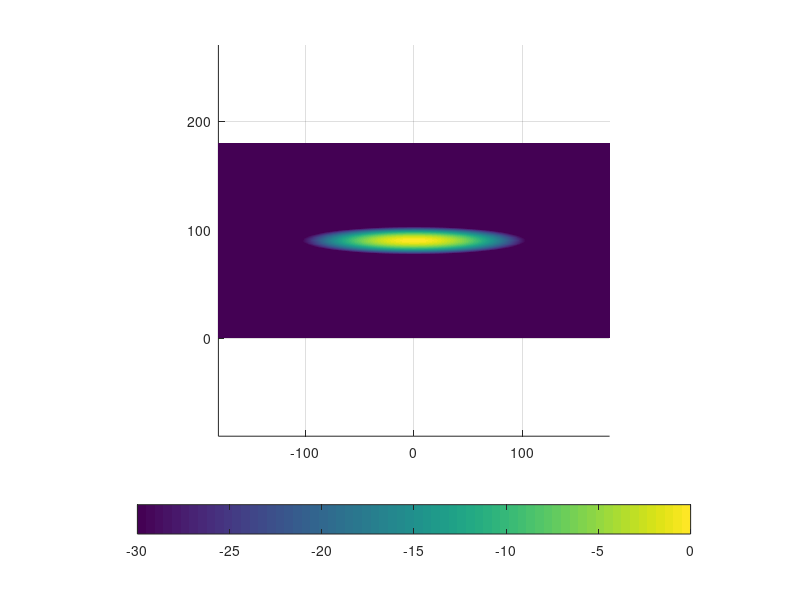

This figure's MATLAB source:
% plots radiation pattern of a single antenna element
% according to 3GPP TS38.901 Table 7.3-1
% dayi
% 11/20/2017

clear all
close all

theta_pp=0:.1:180;
phi_pp=-180:.1:180;
A_max=30;
theta_3dB=65;
phi_3dB=65;

A_zen=-1*min(12*(theta_pp-90).^2/theta_3dB,A_max);
A_az=-1*min(12*(phi_pp/phi_3dB).^2,A_max);
A_zen1=[ones(size(theta_pp)); A_zen];
A_az1=[A_az; ones(size(phi_pp))];
A=-1*min(-1*(A_az1'*A_zen1),A_max);

At=A.';
figure;surf(phi_pp,theta_pp,At(1:length(theta_pp),1:length(phi_pp)))
shading flat
axis equal
colorbar('southoutside')
view(0,90)